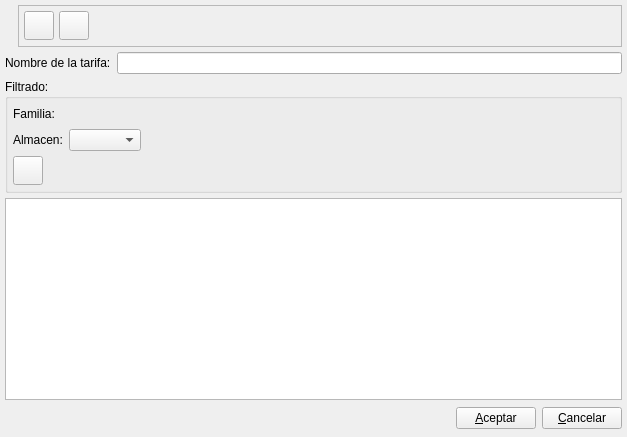
<ui version="4.0" >
 <author></author>
 <comment></comment>
 <exportmacro></exportmacro>
 <class>TarifaBase</class>
 <widget class="QWidget" name="TarifaBase" >
  <property name="geometry" >
   <rect>
    <x>0</x>
    <y>0</y>
    <width>627</width>
    <height>437</height>
   </rect>
  </property>
  <property name="windowTitle" >
   <string>Tarifa</string>
  </property>
  <property name="windowIcon" >
   <iconset resource="../../../bulmages.qrc" >:/Bulmafact48x48/images/png/48x48/i_bulmages_articulos.48x48.png</iconset>
  </property>
  <layout class="QVBoxLayout" >
   <property name="margin" >
    <number>5</number>
   </property>
   <property name="spacing" >
    <number>5</number>
   </property>
   <item>
    <layout class="QHBoxLayout" >
     <property name="margin" >
      <number>0</number>
     </property>
     <property name="spacing" >
      <number>6</number>
     </property>
     <item>
      <widget class="QLabel" name="label" >
       <property name="text" >
        <string/>
       </property>
       <property name="pixmap" >
        <pixmap resource="../../../bulmages.qrc" >:/Bulmafact48x48/images/png/48x48/i_bulmages_tarifa.48x48.png</pixmap>
       </property>
      </widget>
     </item>
     <item>
      <widget class="QFrame" name="frame" >
       <property name="frameShape" >
        <enum>QFrame::StyledPanel</enum>
       </property>
       <property name="frameShadow" >
        <enum>QFrame::Raised</enum>
       </property>
       <layout class="QHBoxLayout" >
        <property name="margin" >
         <number>5</number>
        </property>
        <property name="spacing" >
         <number>5</number>
        </property>
        <item>
         <widget class="QToolButton" name="mui_guardar" >
          <property name="toolTip" >
           <string>Guardar</string>
          </property>
          <property name="whatsThis" >
           <string>Guardar</string>
          </property>
          <property name="icon" >
           <iconset resource="../../../bulmages.qrc" >:/Genericos32x32/images/pendientes/i_save.xpm</iconset>
          </property>
          <property name="iconSize" >
           <size>
            <width>22</width>
            <height>22</height>
           </size>
          </property>
         </widget>
        </item>
        <item>
         <widget class="QToolButton" name="mui_borrar" >
          <property name="toolTip" >
           <string>Borrar</string>
          </property>
          <property name="whatsThis" >
           <string>Borrar</string>
          </property>
          <property name="text" >
           <string/>
          </property>
          <property name="icon" >
           <iconset resource="../../../bulmages.qrc" >:/Genericos32x32/images/pendientes/i_editDelete.png</iconset>
          </property>
          <property name="iconSize" >
           <size>
            <width>22</width>
            <height>22</height>
           </size>
          </property>
         </widget>
        </item>
        <item>
         <spacer>
          <property name="orientation" >
           <enum>Qt::Horizontal</enum>
          </property>
          <property name="sizeType" >
           <enum>QSizePolicy::Expanding</enum>
          </property>
          <property name="sizeHint" >
           <size>
            <width>399</width>
            <height>30</height>
           </size>
          </property>
         </spacer>
        </item>
       </layout>
      </widget>
     </item>
    </layout>
   </item>
   <item>
    <layout class="QHBoxLayout" >
     <property name="margin" >
      <number>0</number>
     </property>
     <property name="spacing" >
      <number>6</number>
     </property>
     <item>
      <widget class="QLabel" name="textLabel12" >
       <property name="enabled" >
        <bool>true</bool>
       </property>
       <property name="sizePolicy" >
        <sizepolicy>
         <hsizetype>0</hsizetype>
         <vsizetype>5</vsizetype>
         <horstretch>0</horstretch>
         <verstretch>0</verstretch>
        </sizepolicy>
       </property>
       <property name="text" >
        <string>Nombre de la tarifa:</string>
       </property>
      </widget>
     </item>
     <item>
      <widget class="QLineEdit" name="mui_nomtarifa" >
       <property name="enabled" >
        <bool>true</bool>
       </property>
      </widget>
     </item>
    </layout>
   </item>
   <item>
    <widget class="QGroupBox" name="groupBox" >
     <property name="title" >
      <string>Filtrado:</string>
     </property>
     <layout class="QVBoxLayout" >
      <property name="margin" >
       <number>5</number>
      </property>
      <property name="spacing" >
       <number>5</number>
      </property>
      <item>
       <layout class="QHBoxLayout" >
        <property name="margin" >
         <number>0</number>
        </property>
        <property name="spacing" >
         <number>6</number>
        </property>
        <item>
         <widget class="QLabel" name="m_nombrefamilia" >
          <property name="sizePolicy" >
           <sizepolicy>
            <hsizetype>0</hsizetype>
            <vsizetype>0</vsizetype>
            <horstretch>0</horstretch>
            <verstretch>0</verstretch>
           </sizepolicy>
          </property>
          <property name="lineWidth" >
           <number>0</number>
          </property>
          <property name="text" >
           <string>Familia:</string>
          </property>
         </widget>
        </item>
        <item>
         <widget class="BusquedaFamilia" name="mui_idfamilia" />
        </item>
        <item>
         <spacer>
          <property name="orientation" >
           <enum>Qt::Horizontal</enum>
          </property>
          <property name="sizeHint" >
           <size>
            <width>431</width>
            <height>20</height>
           </size>
          </property>
         </spacer>
        </item>
       </layout>
      </item>
      <item>
       <layout class="QHBoxLayout" >
        <property name="margin" >
         <number>0</number>
        </property>
        <property name="spacing" >
         <number>6</number>
        </property>
        <item>
         <widget class="QLabel" name="label_2" >
          <property name="text" >
           <string>Almacen:</string>
          </property>
         </widget>
        </item>
        <item>
         <widget class="BusquedaAlmacen" name="mui_almacen" />
        </item>
        <item>
         <spacer>
          <property name="orientation" >
           <enum>Qt::Horizontal</enum>
          </property>
          <property name="sizeHint" >
           <size>
            <width>391</width>
            <height>20</height>
           </size>
          </property>
         </spacer>
        </item>
       </layout>
      </item>
      <item>
       <layout class="QHBoxLayout" >
        <property name="margin" >
         <number>0</number>
        </property>
        <property name="spacing" >
         <number>6</number>
        </property>
        <item>
         <widget class="QToolButton" name="mui_actualizar" >
          <property name="toolTip" >
           <string>Borrar</string>
          </property>
          <property name="whatsThis" >
           <string>Borrar</string>
          </property>
          <property name="text" >
           <string/>
          </property>
          <property name="icon" >
           <iconset resource="../../../bulmages.qrc" >:/Genericos32x32/images/pendientes/i_reload.png</iconset>
          </property>
          <property name="iconSize" >
           <size>
            <width>22</width>
            <height>22</height>
           </size>
          </property>
         </widget>
        </item>
        <item>
         <spacer>
          <property name="orientation" >
           <enum>Qt::Horizontal</enum>
          </property>
          <property name="sizeHint" >
           <size>
            <width>40</width>
            <height>20</height>
           </size>
          </property>
         </spacer>
        </item>
       </layout>
      </item>
     </layout>
    </widget>
   </item>
   <item>
    <widget class="ListLTarifaView1" name="mui_list" />
   </item>
   <item>
    <layout class="QHBoxLayout" >
     <property name="margin" >
      <number>0</number>
     </property>
     <property name="spacing" >
      <number>6</number>
     </property>
     <item>
      <spacer>
       <property name="orientation" >
        <enum>Qt::Horizontal</enum>
       </property>
       <property name="sizeHint" >
        <size>
         <width>363</width>
         <height>27</height>
        </size>
       </property>
      </spacer>
     </item>
     <item>
      <widget class="QPushButton" name="mui_aceptar" >
       <property name="text" >
        <string>&amp;Aceptar</string>
       </property>
      </widget>
     </item>
     <item>
      <widget class="QPushButton" name="mui_cancelar" >
       <property name="text" >
        <string>&amp;Cancelar</string>
       </property>
      </widget>
     </item>
    </layout>
   </item>
  </layout>
 </widget>
 <layoutdefault spacing="2" margin="2" />
 <pixmapfunction></pixmapfunction>
 <customwidgets>
  <customwidget>
   <class>ListLTarifaView1</class>
   <extends>QTableWidget</extends>
   <header>listltarifaview.h</header>
   <container>0</container>
   <pixmap></pixmap>
  </customwidget>
  <customwidget>
   <class>BusquedaAlmacen</class>
   <extends>QComboBox</extends>
   <header>busquedaalmacen.h</header>
   <container>0</container>
   <pixmap></pixmap>
  </customwidget>
  <customwidget>
   <class>BusquedaFamilia</class>
   <extends></extends>
   <header>busquedafamilia.h</header>
   <container>0</container>
   <pixmap></pixmap>
  </customwidget>
 </customwidgets>
 <resources>
  <include location="../../../bulmages.qrc" />
 </resources>
 <connections>
  <connection>
   <sender>mui_cancelar</sender>
   <signal>clicked()</signal>
   <receiver>TarifaBase</receiver>
   <slot>close()</slot>
   <hints>
    <hint type="sourcelabel" >
     <x>691</x>
     <y>618</y>
    </hint>
    <hint type="destinationlabel" >
     <x>647</x>
     <y>573</y>
    </hint>
   </hints>
  </connection>
 </connections>
</ui>
